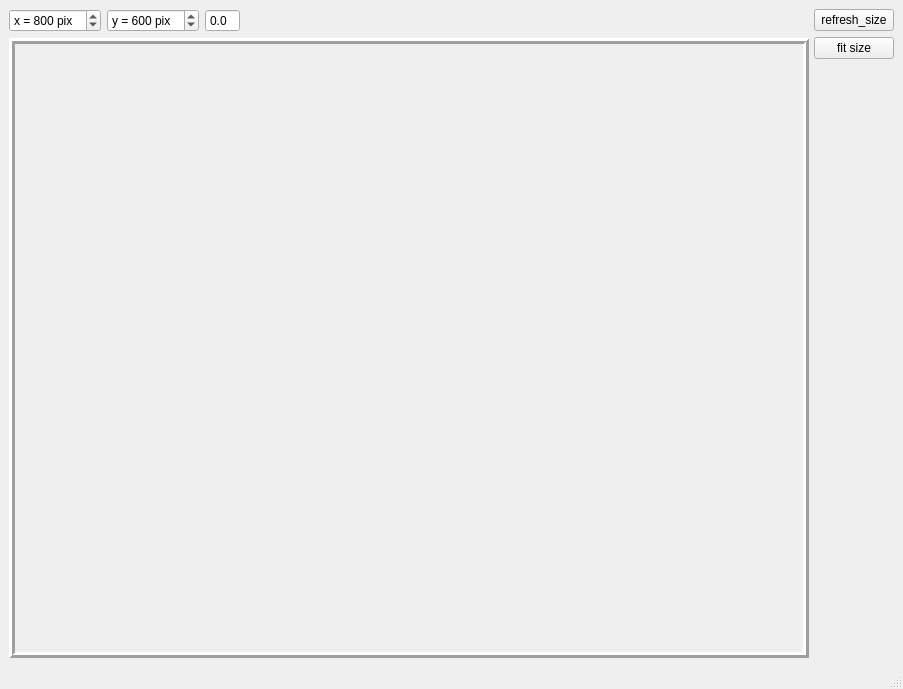
<?xml version="1.0" encoding="UTF-8"?>
<ui version="4.0">
 <class>MainWindow</class>
 <widget class="QMainWindow" name="MainWindow">
  <property name="geometry">
   <rect>
    <x>0</x>
    <y>0</y>
    <width>903</width>
    <height>689</height>
   </rect>
  </property>
  <property name="sizePolicy">
   <sizepolicy hsizetype="Maximum" vsizetype="Preferred">
    <horstretch>0</horstretch>
    <verstretch>0</verstretch>
   </sizepolicy>
  </property>
  <property name="minimumSize">
   <size>
    <width>50</width>
    <height>0</height>
   </size>
  </property>
  <property name="baseSize">
   <size>
    <width>0</width>
    <height>0</height>
   </size>
  </property>
  <property name="windowTitle">
   <string>MainWindow</string>
  </property>
  <widget class="QWidget" name="centralwidget">
   <layout class="QHBoxLayout" name="horizontalLayout">
    <item>
     <layout class="QVBoxLayout" name="verticalLayout">
      <item>
       <layout class="QHBoxLayout" name="horizontalLayout_2">
        <item>
         <widget class="QSpinBox" name="size_x">
          <property name="suffix">
           <string> pix</string>
          </property>
          <property name="prefix">
           <string>x = </string>
          </property>
          <property name="maximum">
           <number>1920</number>
          </property>
          <property name="value">
           <number>800</number>
          </property>
         </widget>
        </item>
        <item>
         <widget class="QSpinBox" name="size_y">
          <property name="suffix">
           <string> pix</string>
          </property>
          <property name="prefix">
           <string>y = </string>
          </property>
          <property name="maximum">
           <number>1080</number>
          </property>
          <property name="value">
           <number>600</number>
          </property>
         </widget>
        </item>
        <item>
         <widget class="QDoubleSpinBox" name="coef">
          <property name="buttonSymbols">
           <enum>QAbstractSpinBox::NoButtons</enum>
          </property>
          <property name="decimals">
           <number>1</number>
          </property>
          <property name="minimum">
           <double>-5.000000000000000</double>
          </property>
          <property name="maximum">
           <double>40.000000000000000</double>
          </property>
          <property name="stepType">
           <enum>QAbstractSpinBox::AdaptiveDecimalStepType</enum>
          </property>
          <property name="value">
           <double>0.000000000000000</double>
          </property>
         </widget>
        </item>
        <item>
         <spacer name="horizontalSpacer">
          <property name="orientation">
           <enum>Qt::Horizontal</enum>
          </property>
          <property name="sizeHint" stdset="0">
           <size>
            <width>40</width>
            <height>20</height>
           </size>
          </property>
         </spacer>
        </item>
       </layout>
      </item>
      <item>
       <widget class="raster_label" name="image">
        <property name="sizePolicy">
         <sizepolicy hsizetype="Minimum" vsizetype="Minimum">
          <horstretch>0</horstretch>
          <verstretch>0</verstretch>
         </sizepolicy>
        </property>
        <property name="minimumSize">
         <size>
          <width>800</width>
          <height>600</height>
         </size>
        </property>
        <property name="mouseTracking">
         <bool>true</bool>
        </property>
        <property name="frameShape">
         <enum>QFrame::Box</enum>
        </property>
        <property name="frameShadow">
         <enum>QFrame::Raised</enum>
        </property>
        <property name="lineWidth">
         <number>3</number>
        </property>
        <property name="text">
         <string/>
        </property>
        <property name="textFormat">
         <enum>Qt::PlainText</enum>
        </property>
       </widget>
      </item>
     </layout>
    </item>
    <item>
     <layout class="QVBoxLayout" name="verticalLayout_2">
      <item>
       <widget class="QPushButton" name="refresh_button">
        <property name="text">
         <string>refresh_size</string>
        </property>
       </widget>
      </item>
      <item>
       <widget class="QPushButton" name="resample_button">
        <property name="text">
         <string>fit size</string>
        </property>
       </widget>
      </item>
      <item>
       <spacer name="verticalSpacer">
        <property name="orientation">
         <enum>Qt::Vertical</enum>
        </property>
        <property name="sizeHint" stdset="0">
         <size>
          <width>20</width>
          <height>40</height>
         </size>
        </property>
       </spacer>
      </item>
     </layout>
    </item>
   </layout>
  </widget>
  <widget class="QMenuBar" name="menubar">
   <property name="geometry">
    <rect>
     <x>0</x>
     <y>0</y>
     <width>903</width>
     <height>21</height>
    </rect>
   </property>
  </widget>
  <widget class="QStatusBar" name="statusbar"/>
 </widget>
 <customwidgets>
  <customwidget>
   <class>raster_label</class>
   <extends>QLabel</extends>
   <header>raster_label.h</header>
  </customwidget>
 </customwidgets>
 <resources/>
 <connections/>
</ui>
